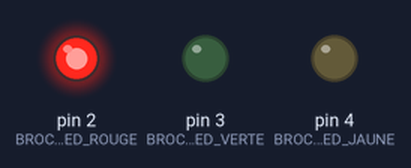
Bench run of a sketch on a simulated Arduino Uno, built with avr-gcc and run on an emulated ATmega328P. Shown: output pins drawn as LEDs (lit = HIGH).

Above: at 0.5 s.
At 1.5 s:
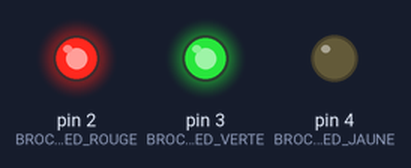
At 2.5 s:
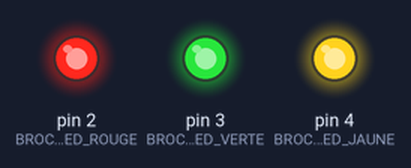
At 3.5 s:
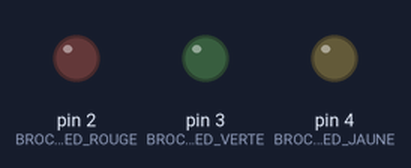
Timing chart, 0 to 5.2 s (numbered marks = the images above):
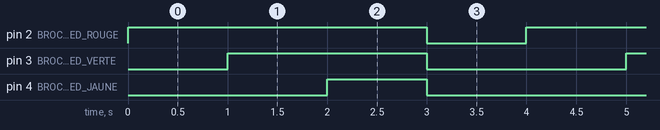

The sketch:

clignote-3leid.ino
```cpp
// Clignotement de plusieurs LED
// https://tutoduino.fr/
// Copyleft 2020
#define BROCHE_LED_ROUGE 2
#define BROCHE_LED_VERTE 3
#define BROCHE_LED_JAUNE 4
void setup() {
  pinMode(BROCHE_LED_VERTE, OUTPUT);
  pinMode(BROCHE_LED_JAUNE, OUTPUT);
  pinMode(BROCHE_LED_ROUGE, OUTPUT);
}
void loop() {
  digitalWrite(BROCHE_LED_ROUGE, HIGH);
  delay(1000);
  digitalWrite(BROCHE_LED_VERTE, HIGH);
  delay(1000);
  digitalWrite(BROCHE_LED_JAUNE, HIGH);
  delay(1000);
  digitalWrite(BROCHE_LED_VERTE, LOW);
  digitalWrite(BROCHE_LED_JAUNE, LOW);
  digitalWrite(BROCHE_LED_ROUGE, LOW);
  delay(1000);
}
```

Measured:
- by itself, pin 2 (BROCHE_LED_ROUGE): alternates HIGH for 3.0 s and LOW for 1.0 s
- by itself, pin 3 (BROCHE_LED_VERTE): alternates HIGH for 2.0 s and LOW for 2.0 s
- by itself, pin 4 (BROCHE_LED_JAUNE): alternates HIGH for 1.0 s and LOW for 3.0 s
